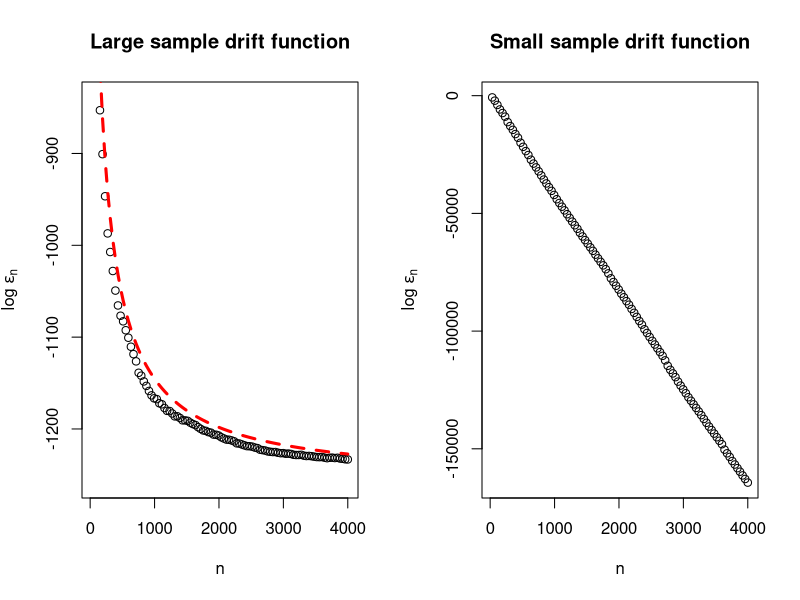

This chart was generated by the following R code:
########################################################################
# This example assumes q = 1, C = Identity, D = 0, m = 0, a = 0, X = 1_n
# See the paper for notation.
########################################################################


# FUNCTION DEFS
get_L_fix <- function(A)
{
  r <- ncol(A)
  L <- sum(A^2) + r * r
  return(L)
}

get_eps_fix <- function(Y, Z, S, Tconst, logarithm = TRUE){
  r <- ncol(Y)
  n <- nrow(Y)
  e_M <- eigen(n * S)
  out <- sum(log(e_M$values))
  h <- norm(scale(Y, scale = F), "2") + 
    sqrt(Tconst) * norm(scale(Z, scale = F), "2")
  out <- out - 2 * r * log(h)
  out <- out * (n - r - 2) / 2
  if(!logarithm) out <- exp(out)
  return(out)
}

get_lambda <- function(A, n){
  r <- ncol(A)
  out <- (r + sum(A^2)) / (n - 2 * r - 3)
  return(out)
}

get_L <- function(lambda, S, n){
  return(lambda * n * sum(diag(S)))
}

get_epsilon <- function(S, Tconst, n, logarithm = T){
  r <- ncol(S)
  e_M <- eigen(n * S)
  out <- sum(log(e_M$values)) - sum(log(e_M$values + Tconst))
  out <- out * (n - 2 - r) / 2
  if(!logarithm) out <- exp(out)
  return(out)
}

# SIMULATION
FIG1 <- FALSE # Produces Fig 2 if FALSE
PDF <- TRUE  # Plot in R instead of producing pdf if FALSE
out_dir <- "~/GitHub/gibbs-bvarx/" # end in "/", used if PDF = TRUE

set.seed(3)
r <- 10
n_max <- ifelse(FIG1, 200, 4000)
n_seq <- floor(seq(2 * r + 2 + 10, n_max, length.out = 100))


# Data generating parameters
A <- matrix(runif(r^2, -.5, .5), r, r)
A <- A + t(A) + diag(1, r)
A <- A / (norm(A, "2") + 0.1)
sigma <- 1
Sigma <- diag(sigma^2, r)
R <- chol(Sigma)


# Generate VAR(1)
W <- matrix(rnorm(n_max * r), n_max, r)
for(ii in 2:n_max){
  W[ii, ] <- W[ii - 1, ] %*% A + t(crossprod(R, W[ii, ]))
}

# Allocate
lambda <- rep(0, length(n_seq))
L <- rep(0, length(n_seq))
L_fix <- L
log_eps <- rep(0, length(n_seq))
log_eps_fix <- log_eps
lambda_pop <- rep(0, length(n_seq))
L_pop <- rep(0, length(n_seq))
log_eps_pop <- rep(0, length(n_seq))

# Compute quantities to plot for range of n
for(ii in 1:length(n_seq)){
  Y <- W[2:n_seq[ii], ]
  Z <- W[1:(n_seq[ii] - 1), ]
  fit <- lm(Y ~ Z)
  A_hat <- coef(fit)[-1, , drop = F]
  n <- nobs(fit)
  S <- crossprod(residuals(fit)) / n

  # lambda
  lambda[ii] <- get_lambda(A = A_hat, n = n)
  lambda_pop[ii] <- get_lambda(A = A, n = n)
  
  # L
  L[ii] <- get_L(lambda = lambda[ii], S = S, n = n)
  L_pop[ii] <-  get_L(lambda = lambda_pop[ii], S = Sigma, n = n)
  
  # epsilon
  Tval <- 2 * L[ii] / (1 - lambda[ii]) + 1e-6
  if(Tval <= 0){
    log_eps[ii] <- NA
  } else{
    log_eps[ii] <- get_epsilon(S = S, Tconst = Tval, n = n, logarithm = T)
  }
  
  Tval_pop <- 2 * L_pop[ii] / (1 - lambda_pop[ii]) + 1e-6
  if(Tval_pop <= 0){
    log_eps_pop[ii] <- NA
  } else{
    log_eps_pop[ii] <- get_epsilon(S = Sigma, Tconst = Tval_pop, n = n, logarithm = T)
  }
  
  # Fixed data quantities
  L_fix[ii] <- get_L_fix(A_hat)
  Tval_fix <- 2 * L_fix[ii] + 1e-6
  log_eps_fix[ii] <- get_eps_fix(Y = Y, Z = Z, S = S, Tconst = Tval_fix)
}

# PRODUCE PLOTS
par(cex.axis = 1.3, cex.lab = 1.3)
par(mgp=c(2.2,0.45,0), tcl=-0.4, mar=c(3.3,3.6,1.5,1.1))

if(FIG1){
  if(PDF) pdf(paste(out_dir, "fig_1.pdf", sep = ""), width = 12.5, height = 5)
  par(mfrow = c(1, 2))
  plot(n_seq, lambda, xlab = "n", ylab = expression(lambda[n]))
  abline(v = n_seq[min(which(lambda < 1))], lwd = 3)
  lines(n_seq, lambda_pop, col = "red", lwd = 3, lty = 2)
  plot(n_seq, L,
       xlab = "n",
       ylab = expression(L[n]),
       ylim = c(min(c(L_pop, L, L_fix)), max(c(L, L_fix))))
  abline(a = sigma, b = 0, lwd = 3)
  lines(n_seq, L_pop, col = "red", lwd = 3, lty = 2)
  lines(n_seq, L_fix, col = "darkgreen", lwd = 3, lty = 3)
  if(PDF) dev.off()
  par(mfrow = c(1, 1))
}

if(!FIG1){
  if(PDF) pdf(paste(out_dir, "fig_2.pdf", sep = ""), width = 12.5, height = 5)
  true_log_eps <- -r^2 * (r + sum(A^2))
  par(mfrow = c(1, 2))
  plot(n_seq, log_eps,
       xlab = "n",
       ylab = expression(paste("log ", epsilon[n])),
       ylim = c(true_log_eps, true_log_eps / 1.5),
       main = "Large sample drift function")
  lines(n_seq,log_eps_pop, col = "red", lwd = 3, lty = 2)
  plot(n_seq, log_eps_fix,
       xlab = "n",
       ylab = expression(paste("log ", epsilon[n])),
       main = "Small sample drift function")
  par(mfrow = c(1, 1))
  if(PDF) dev.off()
}
